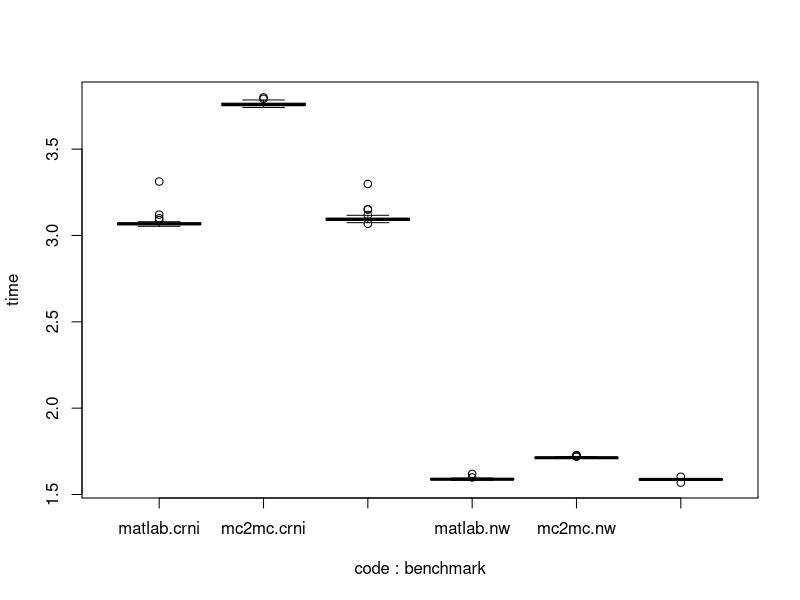
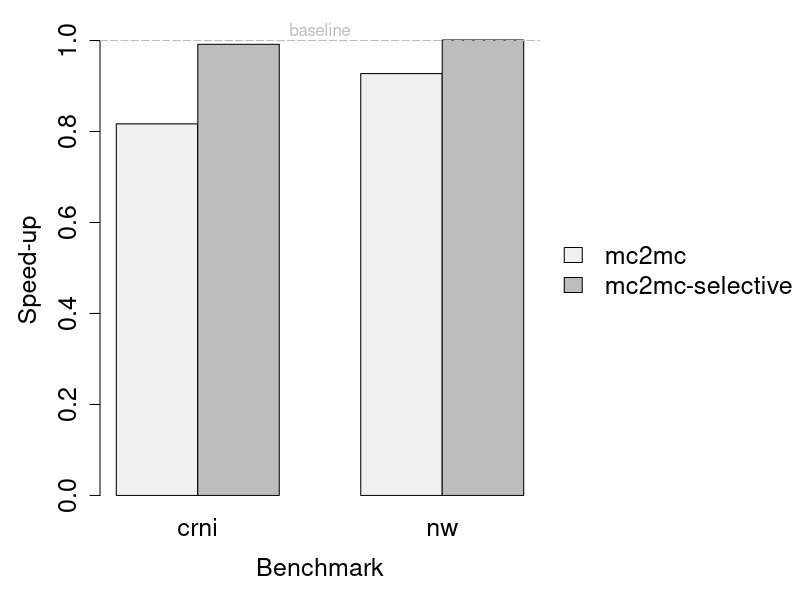

Here is the R script that generated these plots, in order:
data <- read.csv("results_100rep.csv")

one <- data.frame(time=data$crni_matlab, benchmark=factor("crni"),code=factor("matlab"))
colnames(one) <- c("time", "benchmark", "code")
two <- data.frame(time=data$crni_mc2mc, benchmark=factor("crni"),code=factor("mc2mc"))
colnames(two) <- c("time", "benchmark", "code")
three <- data.frame(time=data$crni_mc2mc_selective, benchmark=factor("crni"),code=factor("mc2mc_selective"))
colnames(three) <- c("time", "benchmark", "code")

newdata <- rbind(one, two, three)

one <- data.frame(time=data$nw_matlab, benchmark=factor("nw"),code=factor("matlab"))
colnames(one) <- c("time", "benchmark", "code")
two <- data.frame(time=data$nw_mc2mc, benchmark=factor("nw"),code=factor("mc2mc"))
colnames(two) <- c("time", "benchmark", "code")
three <- data.frame(time=data$nw_mc2mc_selective, benchmark=factor("nw"),code=factor("mc2mc_selective"))
colnames(three) <- c("time", "benchmark", "code")

newdata <- rbind(newdata, one, two, three)

boxplot(time ~ code + benchmark, newdata, bty="n")

col <- colMeans(data)
su <- c(col["crni_matlab"]/col["crni_mc2mc"], col["crni_matlab"]/col["crni_mc2mc_selective"], col["nw_matlab"]/col["nw_mc2mc"], col["nw_matlab"]/col["nw_mc2mc_selective"])

par(mfrow=c(1, 1), mar=c(5, 5, 2, 13))
newdata <- data.frame(crni=su[1:2], nw=su[3:4])
rownames(newdata) <- c("mc2mc", "mc2mc-selective")
b<-barplot(as.matrix(newdata), 
           beside=T, 
           col=c("#f0f0f0","#bdbdbd"),
           legend = c("mc2mc", "mc2mc-selective"), 
           args.legend = list(x ='right', bty='n', cex=1.5, horiz=F, inset=c(-0.6, 0)),
           xlab = "Benchmark",
           ylab = "Speed-up",
           axes = T,
           cex.names = 1.5,
           cex.axis = 1.5,
           cex.lab=1.5
           )
abline(a = 1, b= 0, col="gray", lty=5)
mtext("baseline", col="gray")
